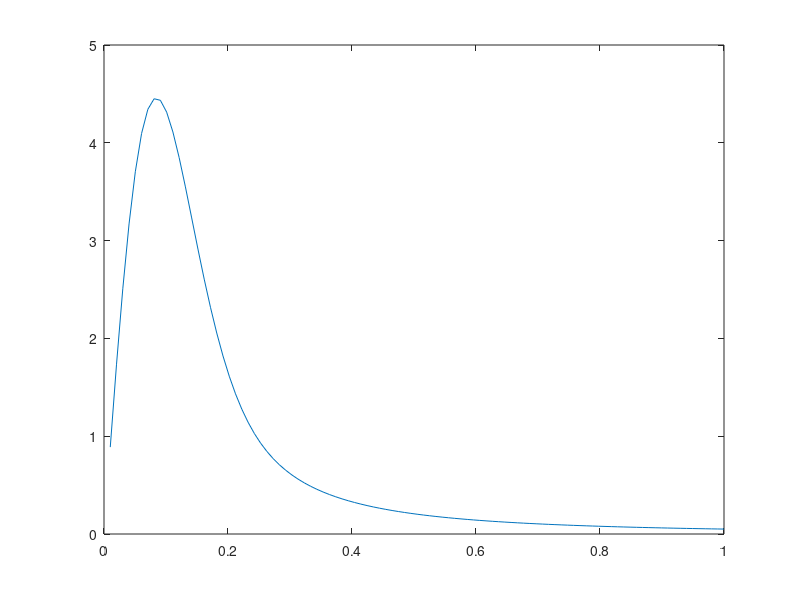
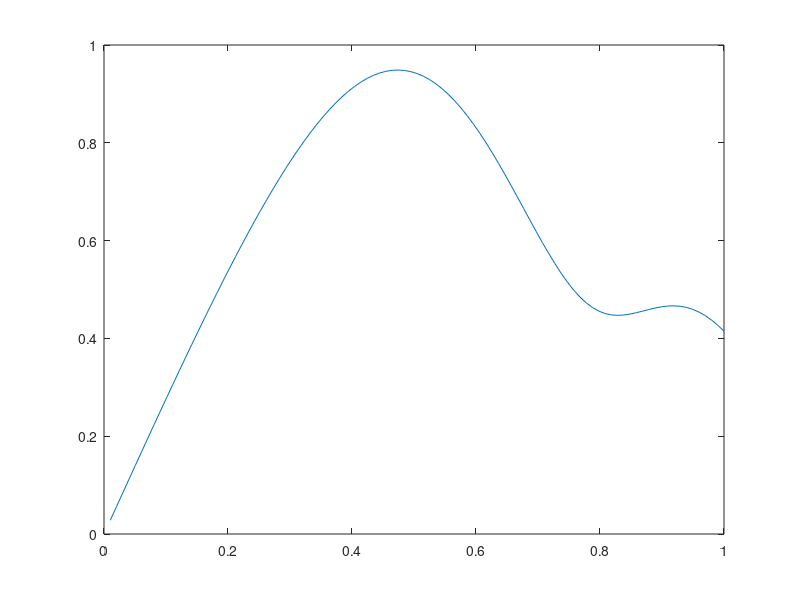

The MATLAB source for these figures, in order:
%% Vortex beam radiated by focused Gaussian vortex source
% Magnitude of Eq. (14) of https://doi.org/10.1121/10.0025688

ell = 1; %orbital number
G = 10; %G = ka^2/2d, k = wavenumber, a = source radius, d = focal length
Z = 1/G; %Z = 2z/ka^2, Z*G = z/d; currently set to plot at z = d
R = linspace(0,1); %R = r/a
chi = 1i*R.^2/(2*Z)./(1 + Z*(1i - G)); %auxiliary function
Q = sqrt(2*pi)*Z./R.^2.*abs(chi.^1.5.*exp(-chi).*... 
    (besseli((ell-1)/2,chi) - besseli((ell+1)/2,chi))); %paraxial pressure
figure; plot(R,Q)

%% Vortex beam radiated by unfocused Gaussian vortex source
% set G in \chi to zero
Z = 0.1; %plot at this Rayleigh distance
chi = 1i*R.^2/(2*Z)./(1 + 1i.*Z);
Q = sqrt(2*pi)*Z./R.^2.*abs(chi.^1.5.*exp(-chi).*...
    (besseli((ell-1)/2,chi) - besseli((ell+1)/2,chi)));
figure; plot(R,Q)
